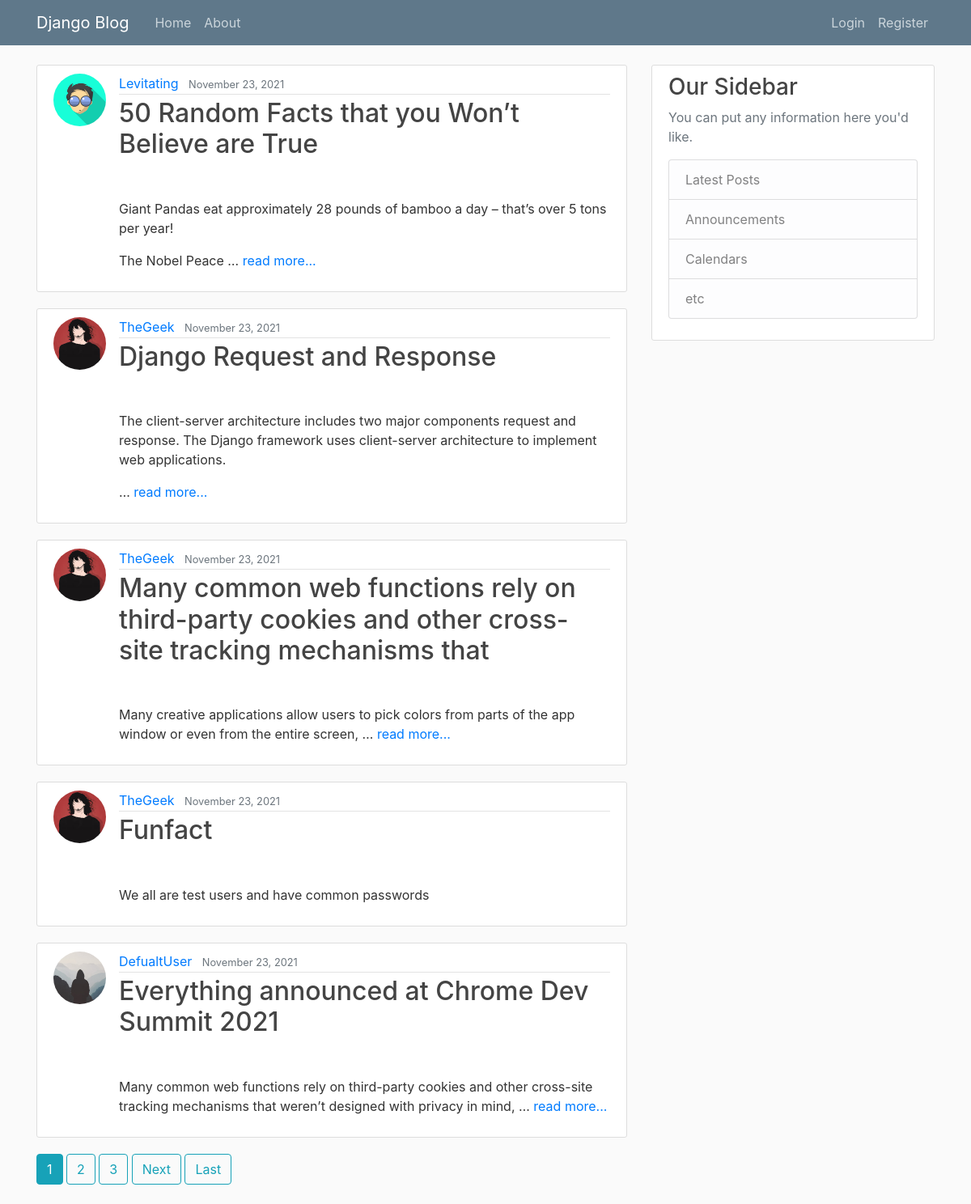
The page / on the database its author committed.
### blog/models.py (models this page shows, shortened)
class Post(models.Model):
    title = models.CharField(max_length=100)
    Content = models.TextField()
    date_posted = models.DateTimeField(default = timezone.now)
    author = models.ForeignKey(User, on_delete=models.CASCADE)

### users/models.py (models this page shows, shortened)
class Profile(models.Model):
    user = models.OneToOneField(User, on_delete=models.CASCADE)
    image = models.ImageField(default = 'default.jpg', upload_to = 'profile_pics')

### blog/views.py (the view)
# urls.py: path('', PostListView.as_view(), name='blog-home'),
class PostListView(ListView):
    model = Post
    template_name = 'blog/home.html'  # <app>/<model>_<viewtype>.html
    context_object_name = 'posts'
    ordering = ['-date_posted']
    paginate_by = 5

### blog/templates/blog/home.html (shortened to what this page needs)
{% extends "blog/base.html" %}
{% block content %}
    {% for post in posts %}
    <article class="media content-section">
    <img class="rounded-circle article-img" src="{{ post.author.profile.image.url }}">
        <div class="media-body">
        <div class="article-metadata">
            <a class="mr-2" href="#">{{ post.author }}</a>
            <small class="text-muted">{{ post.date_posted|date:"F d, Y" }}</small>
        </div>
        <h2><a class="article-title" href="{% url 'post-detail' post.id %}">{{ post.title }}</a></h2>
        <p class="article-content">
            {{ post.Content|linebreaks|safe|truncatewords:20 }}
            {% ifnotequal post.Content post.Content|truncatewords:20 %}
            <a class="readmore" href="{% url 'post-detail' post.id %}">read more...</a>
            {%endifnotequal%}
        </p>
        </div>
   </article>
    {% endfor %}
    {% if is_paginated %}
      {% for num in page_obj.paginator.page_range %}
        {% if page_obj.number == num %}
          <a class="btn btn-info mb-4" href="?page={{ num }}">{{ num }}</a>
        {% elif num > page_obj.number|add:'-3' and num < page_obj.number|add:'3' %}
          <a class="btn btn-outline-info mb-4" href="?page={{ num }}">{{ num }}</a>
        {% endif %}
      {% endfor %}
      {% if page_obj.has_next %}
        <a class="btn btn-outline-info mb-4" href="?page={{ page_obj.next_page_number }}">Next</a>
        <a class="btn btn-outline-info mb-4" href="?page={{ page_obj.paginator.num_pages }}">Last</a>
      {% endif %}
    {% endif %}
{% endblock %}

### blog/static/blog/main.css (style rules this page uses)
body { background: #fafafa; color: #333333; margin-top: 5rem; }
h1, h2, h3, h4, h5, h6 { color: #444444; }
.content-section { background: #ffffff; padding: 10px 20px; border: 1px solid #dddddd; border-radius: 3px; margin-bottom: 20px; }
.article-title { color: #444444; }
.article-content { white-space: pre-line; }
.article-img { height: 65px; width: 65px; margin-right: 16px; }
.article-metadata { padding-bottom: 1px; margin-bottom: 4px; border-bottom: 1px solid #e3e3e3 }

### rows shown on the page
Post: author.profile.image (picture), author "Levitating", date_posted "November 23, 2021", title "50 Random Facts that you Won’t Believe are True", Content "Giant Pandas eat approximately 28 pounds of bamboo a day – that’s over 5 tons per year! The Nobel Peace …"
Post: author.profile.image (picture), author "TheGeek", date_posted "November 23, 2021", title "Django Request and Response", Content "The client-server architecture includes two major components request and response. The Django framework uses client-server architecture to implement web applications. …"
Post: author.profile.image (picture), author "TheGeek", date_posted "November 23, 2021", title "Many common web functions rely on third-party cookies and other cross-site tracking mechanisms that", Content "Many creative applications allow users to pick colors from parts of the app window or even from the entire screen, …"
Post: author.profile.image (picture), author "TheGeek", date_posted "November 23, 2021", title "Funfact", Content "We all are test users and have common passwords"
Post: author.profile.image (placeholder picture), author "DefualtUser", date_posted "November 23, 2021", title "Everything announced at Chrome Dev Summit 2021", Content "Many common web functions rely on third-party cookies and other cross-site tracking mechanisms that weren’t designed with privacy in mind, …"

### other values the page prints
{{ num }} "1"
{{ num }} "2" "3"
